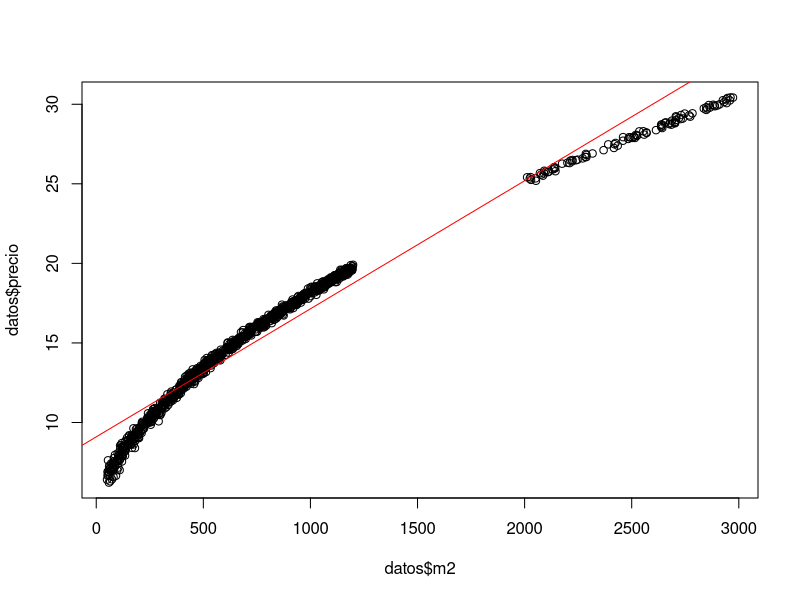
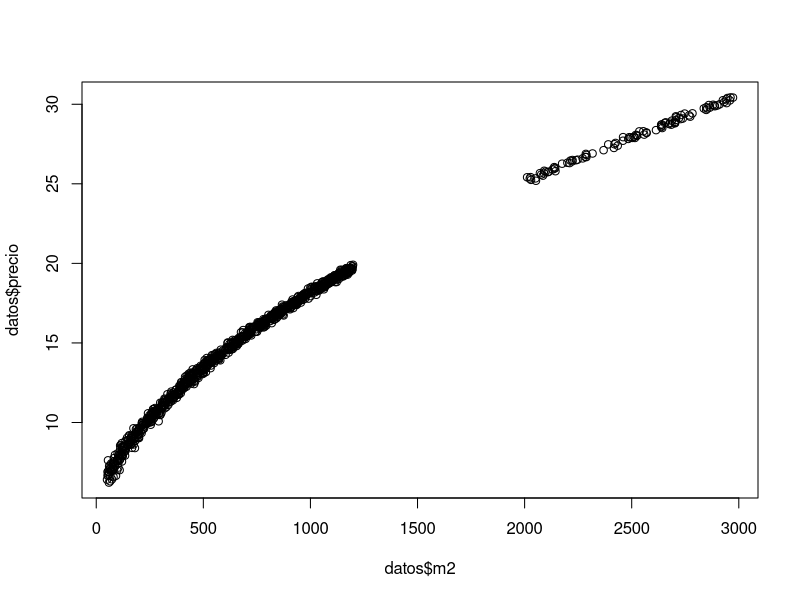
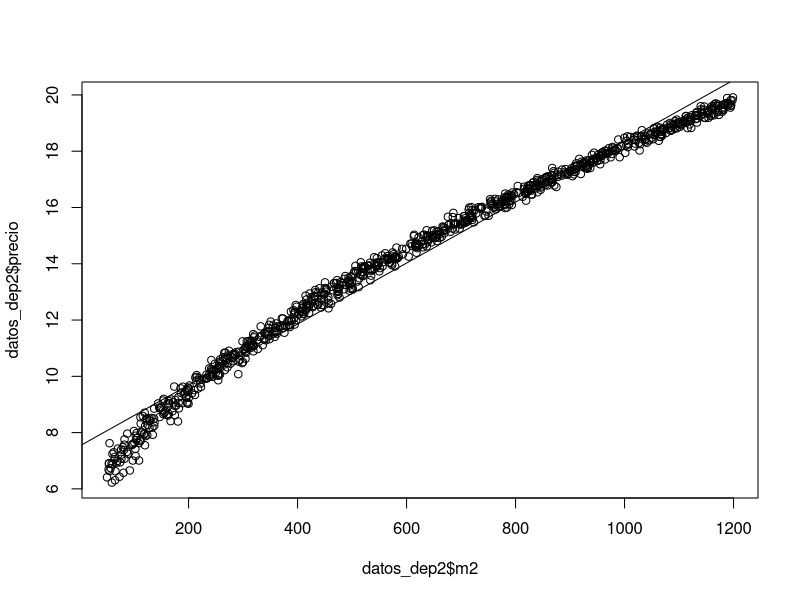
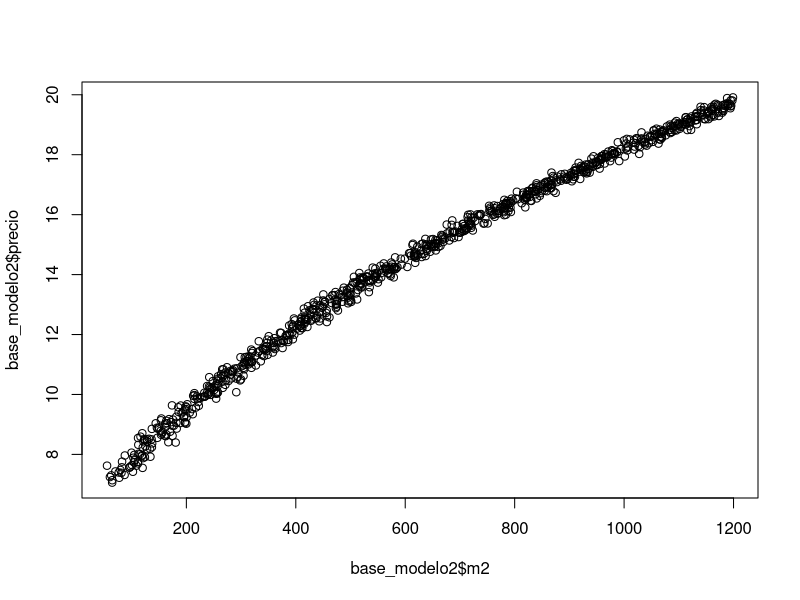
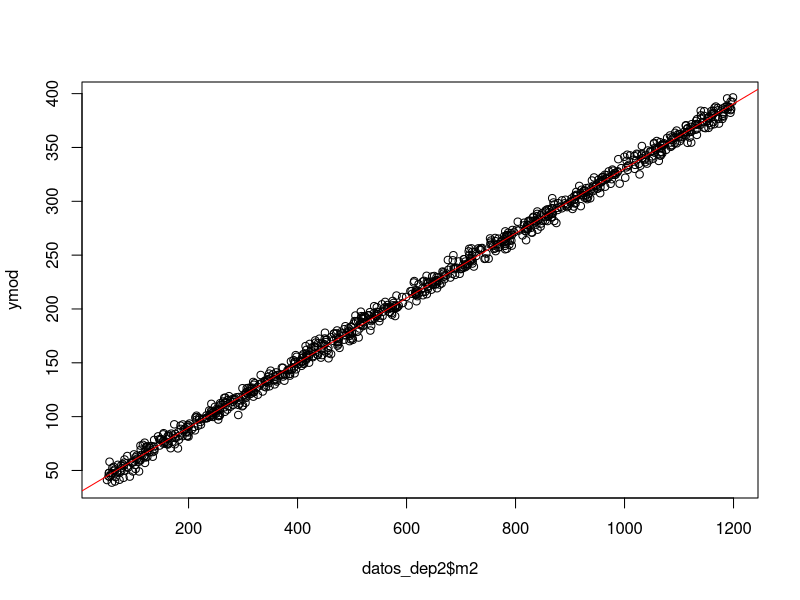
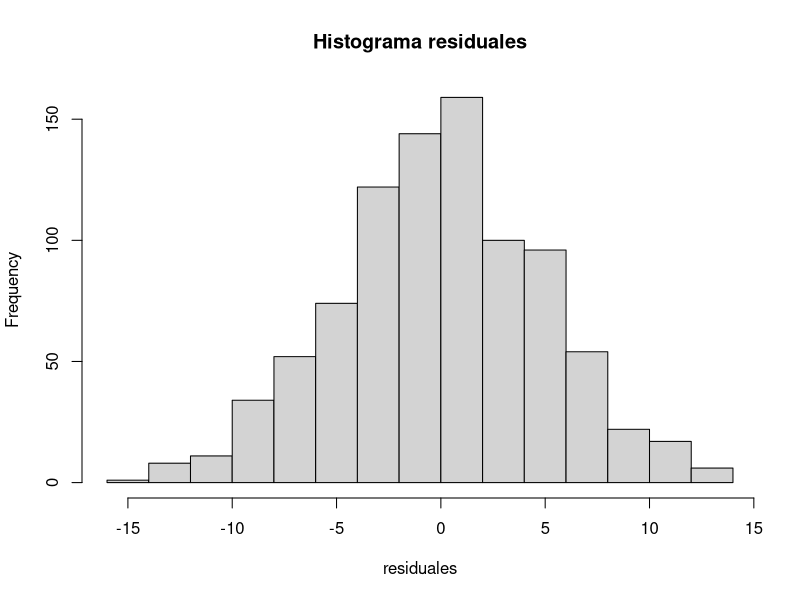
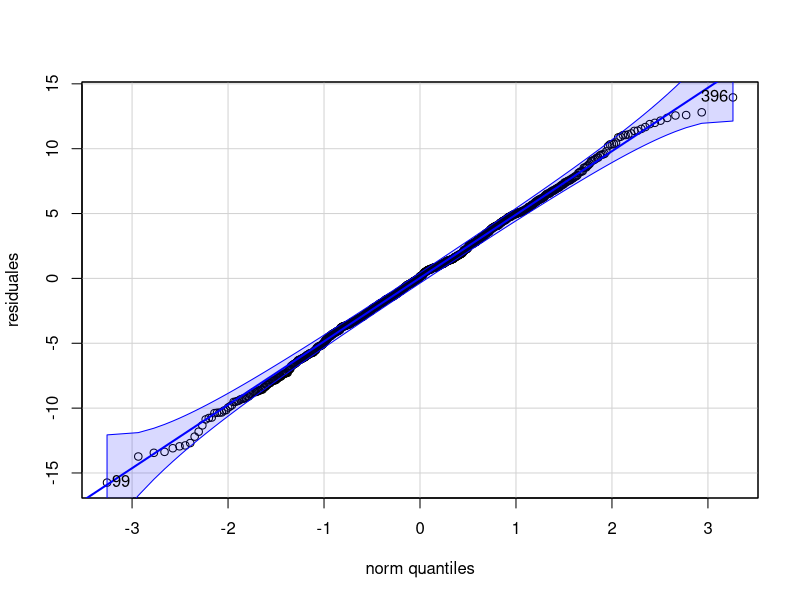
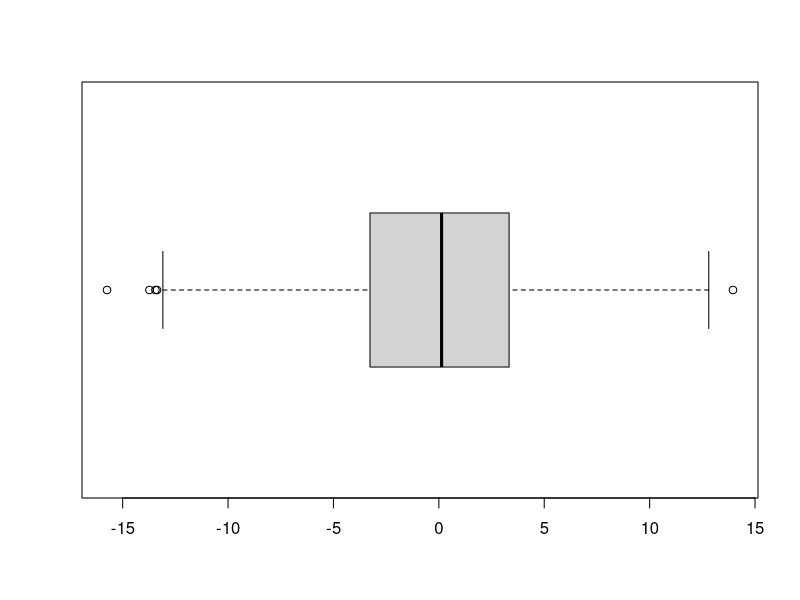

Reproduce these figures in R, in order.







##### 0 Cargar librerías, ya deben estar instaladas ######

library(car)
library(tseries)
library(nortest)
library(goftest)
library(lmtest)

##### Cargar datos ####

datos<-read.csv("precios_viviendas.csv")

datos_nuevos=read.csv("viviendas_sin_precios.csv")



###### 1 Descripción de los datos.

plot(datos$m2, datos$precio)
mod1<- lm(precio~m2,data=datos)
abline(mod1,col="red")
residuales=mod1$residuals



###### Respuesta 1: la variable respuesta es el precio porque es la variable que se quiere predecir
###### El modelo noes muy apropiado para elconjunto de datos porque hay puntos inusuales 
###### y  además parece que la relación no es líneal por lo que debería hacerse una transformación.

###### corrección de incumplimientos


#### Eliminar atípicos

  lim_sup<-quantile(datos$precio,0.75) + 1.5*(IQR(datos$precio))
  datos_dep<-subset(datos, datos$precio <=lim_sup)
  
  
  lim_sup<-quantile(datos_dep$m2,0.75) + 1.5*(IQR(datos_dep$m2))
  datos_dep2<-subset(datos_dep, datos_dep$m2 <=lim_sup)

  plot(datos$m2, datos$precio)
  plot(datos_dep2$m2,datos_dep2$precio)
  
  mod2<-lm(data=datos_dep2, precio~m2)
  abline(mod2)
  
#### Eliminar utilizando función de medidas de influencia:
  
  
  datos_influyentes<- influence.measures(mod1)
  #####Extraer filas de los datos influyentes 
  
  influyentes<-summary(datos_influyentes)
  
  filas_filtrar<-as.numeric(row.names(influyentes))
  
  
  ####Base filtrada sin datos influyentes
  
  base_modelo2<-datos[-filas_filtrar, ]
  
  plot(base_modelo2$m2,base_modelo2$precio)

#### TRasnformar variable respuesta
  
  pt=powerTransform(mod2)
  
  summary(pt)
  
  ymod<-datos_dep2$precio^2
 
  
  mod3<-lm(ymod~m2,data=datos_dep2)
  plot(datos_dep2$m2, ymod)
  abline(mod3,col="red")
  
  ### Despues de las transformaciones el modelo ajusta muy bien a RLS
  
  summary(mod2)
  summary(mod3)
  
  mean(datos_dep2$precio)

  ###Respuesta 2: 
  ### Modelo  y=29.68  + 0.30x +e
  ###Valores predichos y_gorro= 29.68  + 0.30x
  
  #Respuesta 3: Bo  -> Ho: Bo=0 y Ha: Bo <> 0
  # estadístico t para Bo: 85.08
  # valor p <2e-16, como es menora 0.05 se rechaza Ho y se dice que el intercepto es significativo
  
  
  #Respuesta 3: B1  -> Ho: B1=0 y Ha: B1 <> 0
  # estadístico t para B1: 605.84
  # valor p <2e-16, como es menora 0.05 se rechaza Ho y se dice que el coeficiente B1 es significativo
  
  
  # Respuesta 4:  Bo: 0.35, B1: 4.964e-04
  
  # Respuesta 5: 4.961
  
  


confint(mod3,level=0.95)



####Respuesta 6. Bo: (28.99, 30.36)
################ B1: (0.2997, 0.3017)


predict(mod3,  interval= "confidence")

## respuesta 7: para fila 1:  (364.68, 365.85) ## un intervalo por fila

predict(mod3, newdata=datos_nuevos, interval= "prediction")

## respuesta 8: para fila 1:  ( 106.46488, 125.96026) ## un intervalo por fila



residuales<-mod3$residuals

#1. prueba normalidad ####

##1.1 Normalidad - Pruebas gráficas #####

#Histograma

hist(residuales, main="Histograma residuales", breaks=20)




#qqplot fancy
qqPlot(residuales)


boxplot(residuales, horizontal=T)

##1.2 Normalidad -pruebas estadísticas #########


shapiro.test(residuales) ##shapiro wilk

jarque.bera.test(residuales) ###jarque bera test

ks.test(x=residuales,pnorm,0,sd(residuales)) ####kolmogorov smirnov

ad.test(residuales, pnorm, 0, sd(residuales))  ###Anderson darling

cvm.test(residuales,pnorm, 0, sd(residuales)) ###Cramer von mises

  
  ### Respuesta 9: SEgún las gráficas parece que los datos del error se distribuyen normal,
  ### En las pruebas de hipotesis todos los valores p son mayores a una significancia de 0.05 entonces no se puede rechazar la hipotesis nula
  ### Por lo tanto los residuales provienen de una distribución normal

#2. prueba varianza constante - Homocedasticidad ####

##2.1 Homocedasticidad -Pruebas gráficas #####


plot(mod3$fitted.values,residuales)
abline(h=0, col="red")

plot(ymod,residuales)
abline(h=0)

##2.2 Homocedasticidad -Pruebas estadísticas #####

bptest(mod3)


### Respuesta 9: SEgún las gráficas parece que los datos del error tienen varianza constante
### En la prueba de hipotesis el valor p es  mayores a una significancia de 0.05 entonces no se puede rechazar la hipotesis nula
### Por lo tanto los residuales tienen varianza constante y cumplen el supuesto de homecedasticidad



#3. prueba independencia  #####


##3.1 Independencia-Pruebas GRáficas #####

plot(residuales)
abline(h=0)
par(mfrow=c(1,2)) ###Separar la ventana de los gráficos
acf(residuales)
pacf(residuales)

##3.2 Independencia-Pruebas estadísticas #####

dwtest(mod3) 

bgtest(mod3)


### Respuesta 9: SEgún las gráficas parece que los datos del error son independientes
### En las dos pruebas de hipotesis el valor p es  mayores a una significancia de 0.05 entonces no se puede rechazar la hipotesis nula
### Por lo tanto, los residuales son indpendientes y cumplen el supuesto
